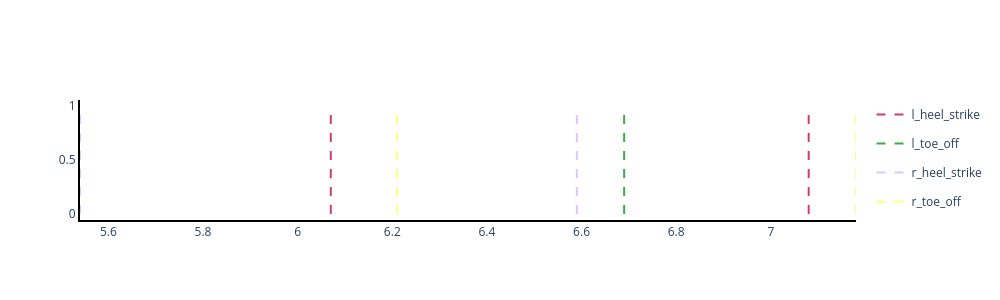
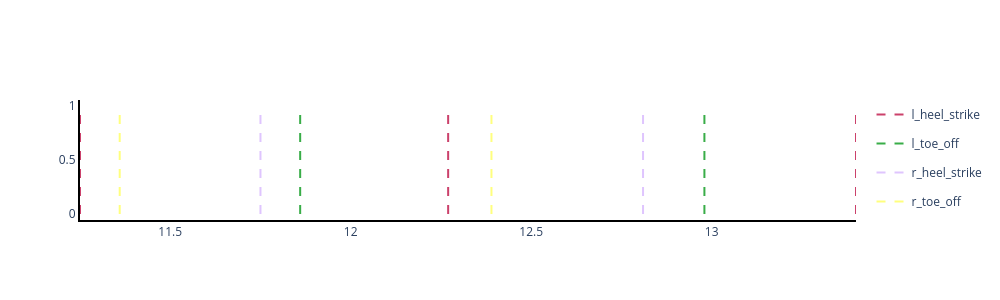

The notebook cell saved with these charts, in order:
### Markdown cell above
# SpatioTemporalAnalysisStrategy

### Code cell
import numpy as np

from mh_toolbox.characterization.characterization import CharacterizationCollection
from mh_toolbox.characterization.spatiotemporal.spatio_temporal_features import SpatioTemporalAnalysisStrategy
import mh_toolbox.base.eurobench_element as eb
import mh_toolbox.base.eurobench_collection as ec

filename = '/Users/jorge/Documents/Coding/Projects/personal-projects/motion-hub-toolbox/docs/tutorials/neuromark/vicon/subject_07_cond_02_run_02_Trajectories.csv'
events = '/Users/jorge/Documents/Coding/Projects/personal-projects/motion-hub-toolbox/docs/tutorials/neuromark/vicon/subject_07_cond_02_run_02_gaitEvents.proc_carlota.yaml'
info = '/Users/jorge/Documents/Coding/Projects/personal-projects/motion-hub-toolbox/docs/tutorials/neuromark/vicon/subject_07_cond_02_run_02_Info.yaml'

element = eb.EurobenchElement(key_id='acceleration')
element.initialize(data_filename=filename, events_filename=events, info_filename=info)

split_events = element.split_element_using_events(events_category=('general_start_turn', 'general_end_turn'), events_key='events')

collection = ec.EurobenchCollection()
collection.add_dict_elements_to_collection(split_events)

type_characterization_col = CharacterizationCollection(SpatioTemporalAnalysisStrategy(), collection)
type_characterization_col.characterize_collection({'key_event': 'events', 'fs': 1000, 'plot': True})

### Figure 1 — Plotly figure (JSON) as saved in the notebook; plotly's stock layout.template omitted (floating-point values rounded to 4 significant figures)
{"data": [{"hoverinfo": "text", "hovertext": "l_heel_strike", "legendgroup": "l_heel_strike", "line": {"color": "#cb416b", "dash": "dash", "width": 2}, "mode": "lines", "name": "l_heel_strike", "showlegend": true, "x": [6.07, 6.07], "y": [0, 1], "type": "scatter", "xaxis": "x", "yaxis": "y"}, {"hoverinfo": "text", "hovertext": "l_heel_strike", "legendgroup": "l_heel_strike", "line": {"color": "#cb416b", "dash": "dash", "width": 2}, "mode": "lines", "name": "l_heel_strike", "showlegend": false, "x": [7.08, 7.08], "y": [0, 1], "type": "scatter", "xaxis": "x", "yaxis": "y"}, {"hoverinfo": "text", "hovertext": "l_toe_off", "legendgroup": "l_toe_off", "line": {"color": "#39ad48", "dash": "dash", "width": 2}, "mode": "lines", "name": "l_toe_off", "showlegend": true, "x": [6.69, 6.69], "y": [0, 1], "type": "scatter", "xaxis": "x", "yaxis": "y"}, {"hoverinfo": "text", "hovertext": "r_heel_strike", "legendgroup": "r_heel_strike", "line": {"color": "#dfc5fe", "dash": "dash", "width": 2}, "mode": "lines", "name": "r_heel_strike", "showlegend": true, "x": [5.54, 5.54], "y": [0, 1], "type": "scatter", "xaxis": "x", "yaxis": "y"}, {"hoverinfo": "text", "hovertext": "r_heel_strike", "legendgroup": "r_heel_strike", "line": {"color": "#dfc5fe", "dash": "dash", "width": 2}, "mode": "lines", "name": "r_heel_strike", "showlegend": false, "x": [6.59, 6.59], "y": [0, 1], "type": "scatter", "xaxis": "x", "yaxis": "y"}, {"hoverinfo": "text", "hovertext": "r_toe_off", "legendgroup": "r_toe_off", "line": {"color": "#ffff7e", "dash": "dash", "width": 2}, "mode": "lines", "name": "r_toe_off", "showlegend": true, "x": [6.21, 6.21], "y": [0, 1], "type": "scatter", "xaxis": "x", "yaxis": "y"}, {"hoverinfo": "text", "hovertext": "r_toe_off", "legendgroup": "r_toe_off", "line": {"color": "#ffff7e", "dash": "dash", "width": 2}, "mode": "lines", "name": "r_toe_off", "showlegend": false, "x": [7.18, 7.18], "y": [0, 1], "type": "scatter", "xaxis": "x", "yaxis": "y"}], "layout": {"xaxis": {"anchor": "y", "domain": [0.0, 1.0], "showline": true, "linewidth": 2, "linecolor": "black"}, "yaxis": {"anchor": "x", "domain": [0.0, 1.0], "showline": true, "linewidth": 2, "linecolor": "black"}, "title": {"text": ""}, "height": 300, "width": 1000, "plot_bgcolor": "white", "showlegend": true}}

### Figure 2 — Plotly figure (JSON) as saved in the notebook; plotly's stock layout.template omitted (floating-point values rounded to 4 significant figures)
{"data": [{"hoverinfo": "text", "hovertext": "l_heel_strike", "legendgroup": "l_heel_strike", "line": {"color": "#cb416b", "dash": "dash", "width": 2}, "mode": "lines", "name": "l_heel_strike", "showlegend": true, "x": [11.25, 11.25], "y": [0, 1], "type": "scatter", "xaxis": "x", "yaxis": "y"}, {"hoverinfo": "text", "hovertext": "l_heel_strike", "legendgroup": "l_heel_strike", "line": {"color": "#cb416b", "dash": "dash", "width": 2}, "mode": "lines", "name": "l_heel_strike", "showlegend": false, "x": [12.27, 12.27], "y": [0, 1], "type": "scatter", "xaxis": "x", "yaxis": "y"}, {"hoverinfo": "text", "hovertext": "l_heel_strike", "legendgroup": "l_heel_strike", "line": {"color": "#cb416b", "dash": "dash", "width": 2}, "mode": "lines", "name": "l_heel_strike", "showlegend": false, "x": [13.4, 13.4], "y": [0, 1], "type": "scatter", "xaxis": "x", "yaxis": "y"}, {"hoverinfo": "text", "hovertext": "l_toe_off", "legendgroup": "l_toe_off", "line": {"color": "#39ad48", "dash": "dash", "width": 2}, "mode": "lines", "name": "l_toe_off", "showlegend": true, "x": [11.86, 11.86], "y": [0, 1], "type": "scatter", "xaxis": "x", "yaxis": "y"}, {"hoverinfo": "text", "hovertext": "l_toe_off", "legendgroup": "l_toe_off", "line": {"color": "#39ad48", "dash": "dash", "width": 2}, "mode": "lines", "name": "l_toe_off", "showlegend": false, "x": [12.98, 12.98], "y": [0, 1], "type": "scatter", "xaxis": "x", "yaxis": "y"}, {"hoverinfo": "text", "hovertext": "r_heel_strike", "legendgroup": "r_heel_strike", "line": {"color": "#dfc5fe", "dash": "dash", "width": 2}, "mode": "lines", "name": "r_heel_strike", "showlegend": true, "x": [11.75, 11.75], "y": [0, 1], "type": "scatter", "xaxis": "x", "yaxis": "y"}, {"hoverinfo": "text", "hovertext": "r_heel_strike", "legendgroup": "r_heel_strike", "line": {"color": "#dfc5fe", "dash": "dash", "width": 2}, "mode": "lines", "name": "r_heel_strike", "showlegend": false, "x": [12.81, 12.81], "y": [0, 1], "type": "scatter", "xaxis": "x", "yaxis": "y"}, {"hoverinfo": "text", "hovertext": "r_toe_off", "legendgroup": "r_toe_off", "line": {"color": "#ffff7e", "dash": "dash", "width": 2}, "mode": "lines", "name": "r_toe_off", "showlegend": true, "x": [11.36, 11.36], "y": [0, 1], "type": "scatter", "xaxis": "x", "yaxis": "y"}, {"hoverinfo": "text", "hovertext": "r_toe_off", "legendgroup": "r_toe_off", "line": {"color": "#ffff7e", "dash": "dash", "width": 2}, "mode": "lines", "name": "r_toe_off", "showlegend": false, "x": [12.39, 12.39], "y": [0, 1], "type": "scatter", "xaxis": "x", "yaxis": "y"}], "layout": {"xaxis": {"anchor": "y", "domain": [0.0, 1.0], "showline": true, "linewidth": 2, "linecolor": "black"}, "yaxis": {"anchor": "x", "domain": [0.0, 1.0], "showline": true, "linewidth": 2, "linecolor": "black"}, "title": {"text": ""}, "height": 300, "width": 1000, "plot_bgcolor": "white", "showlegend": true}}
